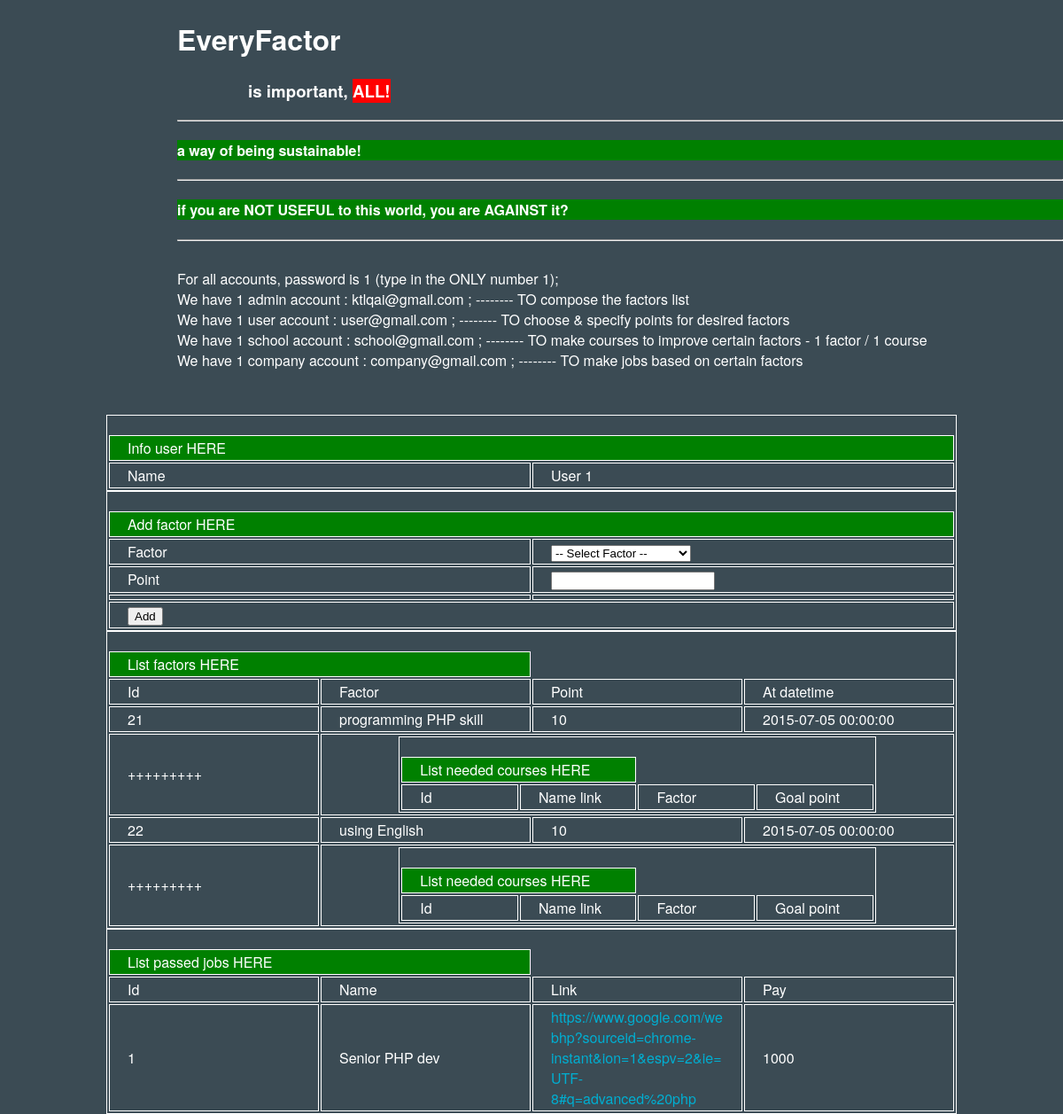
/userfactor.php (signed in), run on the app's committed database.
### tables this page shows
CREATE TABLE IF NOT EXISTS `user` (
`id` int(11) NOT NULL,
  `email` varchar(100) NOT NULL,
  `password` varchar(100) NOT NULL,
  `averagefactor` decimal(10,0) NOT NULL,
  `name` varchar(1000) NOT NULL,
  `web` varchar(1000) NOT NULL,
  `type` varchar(1000) NOT NULL
);

CREATE TABLE IF NOT EXISTS `userfactor` (
`id` int(11) NOT NULL,
  `userid` int(11) NOT NULL,
  `factorid` int(11) NOT NULL,
  `point` decimal(10,0) NOT NULL,
  `atdatetime` datetime NOT NULL
);

CREATE TABLE IF NOT EXISTS `factor` (
`id` int(11) NOT NULL,
  `name` varchar(1000) NOT NULL
);

CREATE TABLE IF NOT EXISTS `job` (
`id` int(11) NOT NULL,
  `name` varchar(1000) NOT NULL,
  `link` varchar(1000) NOT NULL,
  `companyid` int(11) NOT NULL,
  `pay` int(11) NOT NULL
);

### userfactor.php (the view, shortened to what this page needs)
<?php
	require_once("db_config.php");
?>
<!DOCTYPE html>
<html>
<head>
	<link rel="stylesheet" href="style.css" />
</head>
<body>
	<div class="wrapper">
		<?php require_once('header.php'); ?>
		<table>
			<tr>
				<td colspan="2">Info user HERE</td>
			</tr>
			<?php
				$loginedid = $_SESSION["loginedid"];
				$sql = "SELECT * FROM user WHERE id=:id";
				$statement = $pdo->prepare($sql);
				$statement->bindParam(':id', $loginedid);
				$statement->execute();
				$row = $statement->fetch(PDO::FETCH_ASSOC);
			?>
			<tr>
				<td>Name</td>
				<td><?php echo $row['name']; ?></td>
			</tr>
		</table>
		<form method="post" action="userfactor.php">
			<table>
				<tr>
					<td colspan="2">Add factor HERE</td>
				</tr>
				<tr>
					<td>Factor</td>
					<td>
						<select name="factorid">
							<option value="select-factor">-- Select Factor --</option>
						</select>
					</td>
				</tr>
				<tr>
					<td>Point</td>
					<td><input type="text" value="" name="point"></td>
				</tr>
				<tr>
					<td></td>
					<td><input type="hidden" value="" name="atdatetime"></td>
				</tr>
				<tr>
					<td colspan="2"><input type="submit" value="Add" name="add"></td>
				</tr>
			</table>
		</form>
		<table>
			<tr>
				<td colspan="2">List factors HERE</td>
			</tr>
			<tr>
				<td>Id</td>
				<td>Factor</td>
				<td>Point</td>
				<td>At datetime</td>
			</tr>
			<?php
				$sql = "SELECT userfactor.id AS userfactorid, name, point, atdatetime, factorid FROM userfactor INNER JOIN factor ON userfactor.factorid = factor.id WHERE userid = :userid ORDER BY factorid ASC, point ASC";
				$statement = $pdo->prepare($sql);
				$loginedid = $_SESSION['loginedid'];
				$statement->bindParam(':userid', $loginedid);
				$statement->execute();
				while ($row = $statement->fetch(PDO::FETCH_ASSOC)) {
			?>
			<tr>
				<td><?php echo $row['userfactorid']; ?></td>
				<td><?php echo $row['name']; ?></td>
				<td><?php echo $row['point']; ?></td>
				<td><?php echo $row['atdatetime']; ?></td>
			</tr>
			<tr>
				<td>+++++++++</td>
				<td colspan="3">
					<table>
						<tr>
							<td colspan="2">List needed courses HERE</td>
						</tr>
						<tr>
							<td>Id</td>
							<td>Name link</td>
							<td>Factor</td>
							<td>Goal point</td>
						</tr>
					</table>
				</td>
			</tr>
				<?php } ?>
		</table>
		<table>
			<tr>
				<td colspan="2">List passed jobs HERE</td>
			</tr>
			<tr>
				<td>Id</td>
				<td>Name</td>
				<td>Link</td>
				<td>Pay</td>
			</tr>
			<?php
				$sql = "SELECT * FROM job";
				$statement = $pdo->prepare($sql);
				$statement->execute();
				while ($row = $statement->fetch(PDO::FETCH_ASSOC)) {
					$sql_inner_job_factors = "SELECT * FROM jobfactor WHERE jobfactor.jobid = :jobid";
					$statement_inner_job_factors = $pdo->prepare($sql_inner_job_factors);
					$statement_inner_job_factors->bindParam(':jobid', $row['id']);
					$statement_inner_job_factors->execute();
					$job_passed = true;
					while ($job_passed && ($row_inner_job_factor = $statement_inner_job_factors->fetch(PDO::FETCH_ASSOC))) {
						$sql_inner_job_factor_passed = "SELECT * FROM userfactor WHERE userfactor.userid = :userid AND userfactor.factorid = :factorid AND point >= :minimumpoint";
						$statement_inner_job_factor_passed = $pdo->prepare($sql_inner_job_factor_passed);
						$loginedid = $_SESSION['loginedid'];
						$statement_inner_job_factor_passed->bindParam(':userid', $loginedid);
						$statement_inner_job_factor_passed->bindParam(':factorid', $row_inner_job_factor['factorid']);
						$statement_inner_job_factor_passed->bindParam(':minimumpoint', $row_inner_job_factor['minimumpoint']);
						$statement_inner_job_factor_passed->execute();
						if (! $statement_inner_job_factor_passed->fetch(PDO::FETCH_ASSOC)) {
							$job_passed = false;
						}
					}
					if ($job_passed) {
			?>
			<tr>
				<td><?php echo $row['id']; ?></td>
				<td><?php echo $row['name']; ?></td>
				<td><a href="<?php echo $row['link']; ?>"><?php echo $row['link']; ?></a></td>
				<td><?php echo $row['pay']; ?></td>
			</tr>
			<?php
					}
				}
			?>
		</table>
</body>
</html>

### style.css (style rules this page uses)
body,html { background-color: #3b4b54; width : 100%; height: 100%; margin: 0 auto; font-family: "HelveticaNeue-Light", "Helvetica Neue Light", "Helvetica Neue", Helvetica, Arial, "Lucida Grande", sans-serif; color: #ffffff; }
a { text-decoration: none; color: #00aed1; }
table { table-layout: fixed; width: 80%; margin: 0 auto; word-wrap: break-word; padding-top: 20px; border: 1px solid white; }
tr:first-child { background-color: green; }
th, td { text-align: left; padding: 2px 20px; border: 1px solid white; }
.wrapper { margin-bottom: 50px; }

### data on the page
user: name "User 1"
userfactor: id "21", factorid.name "programming PHP skill", point "10", atdatetime "2015-07-05 00:00:00"
userfactor: id "22", factorid.name "using English", point "10", atdatetime "2015-07-05 00:00:00"
job: id "1", name "Senior PHP dev", link "https://www.google.com/webhp?sourceid=chrome-instant&ion=1&espv=2&ie=UTF-8#q=advanced%20php", pay "1000"
